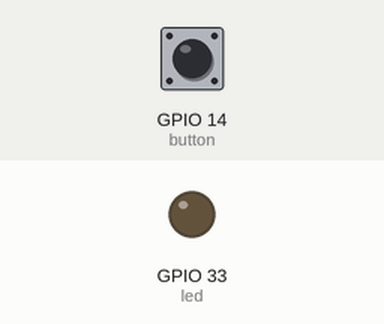
Simulated run of this program. Board: ESP32 board running MicroPython. Shown: output pins drawn as LEDs (lit = HIGH). Inputs (shaded band) come from the test bench; at power-on: GPIO 14 (button) LOW. WiFi joins after 1.5 s; threads take turns every 2 ms; what the program prints to the serial console is not drawn.

Above: at 3.2 s.
3.3 s: GPIO 14 (button) pulled HIGH for 0.15 s
At 3.37 s:
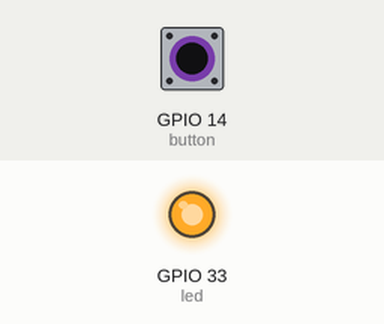
6.4 s: GPIO 14 (button) pulled HIGH for 3.2 s
At 9.9 s:
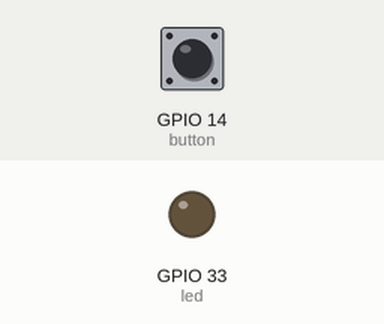
Timing chart, 0 to 11.4 s (numbered marks = the images above; inputs shaded):
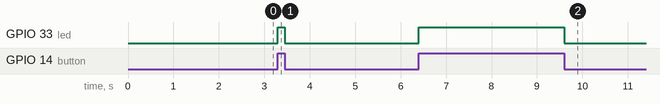

Measured:
- after the input at 3.3 s, GPIO 33 (led): LOW → HIGH at once, → LOW 0.15 s later
- after the input at 6.4 s, GPIO 33 (led): LOW → HIGH at once, → LOW 3.2 s later

The program:

main.py
```python
from machine import Pin, time_pulse_us
import time
import esp32
import ota_server
import _thread

led = Pin(33, Pin.OUT)
button = Pin(14, Pin.IN)
trig = Pin(26, Pin.OUT)
echo = Pin(25, Pin.IN)

def start_ota():
    ota_server.start_ota_server()

_thread.start_new_thread(start_ota, ()) #OTA Server muss in neuem Thread gestartet werden da sonst der Hauptprozess blockiert wird


while True:
    if button.value() == 1:
        led.on()
    else:
        led.off()


    
```

ota_server.py
```python
import socket
import machine
import time

def start_ota_server(port=8080):
    #erstelle neuen socket und bindet deisen an die adresse (espIP + port)
    s = socket.socket()
    s.bind(('', port))
    s.listen(1)
    print(f"OTA-Server läuft auf Port:{port}")

    while True:
        #warte auf eine verbindung
        cl, addr = s.accept()
        print("Verbindung von", addr)

        #Empfängt den HTTP-Header
        request = b""
        while True:
            data = cl.recv(1024) #liest maximal 1024 byte
            if not data:
                break
            request += data #fügt header und daten zusammen
            if b"\r\n\r\n" in request: #prüft ob header abgeschlossen sind
                break #springt raus wenn Header vollständig

        # Header parsen (Content-Length ermitteln)
        headers = request.decode().split("\r\n") #byte-string in text string und zerteilung des Headers
        content_length = 0
        for line in headers:
            if line.lower().startswith("content-length:"):
                content_length = int(line.split(":")[1].strip())

        # Dateiinhalt empfangen
        body_start = request.find(b"\r\n\r\n") + 4
        body = request[body_start:]

        while len(body) < content_length:
            body += cl.recv(1024)

        # Speichern als main.py
        with open("main.py", "wb") as f:
            f.write(body)

        print("main.py wurde erfolgreich gespeichert.")

        # Antwort an Client
        cl.send(b"HTTP/1.1 200 OK\r\nContent-Type: text/plain\r\n\r\nUpload OK, rebooting now")
        cl.close()
        time.sleep(0.5)
        machine.reset()
```

boot.py
```python
# boot.py
import network
import time

def connect_wifi(ssid, password):
    wlan = network.WLAN(network.STA_IF)
    wlan.active(True)
    wlan.connect(ssid, password)

    for _ in range(10):
        if wlan.isconnected():
            print("Verbunden mit WLAN:", wlan.ifconfig())
            return True
        time.sleep(1)
    print("Keine WLAN-Verbindung.")
    return False

# WLAN-Daten hier eintragen:
connect_wifi("CoCoLabor2", "cocolabor12345")
```
